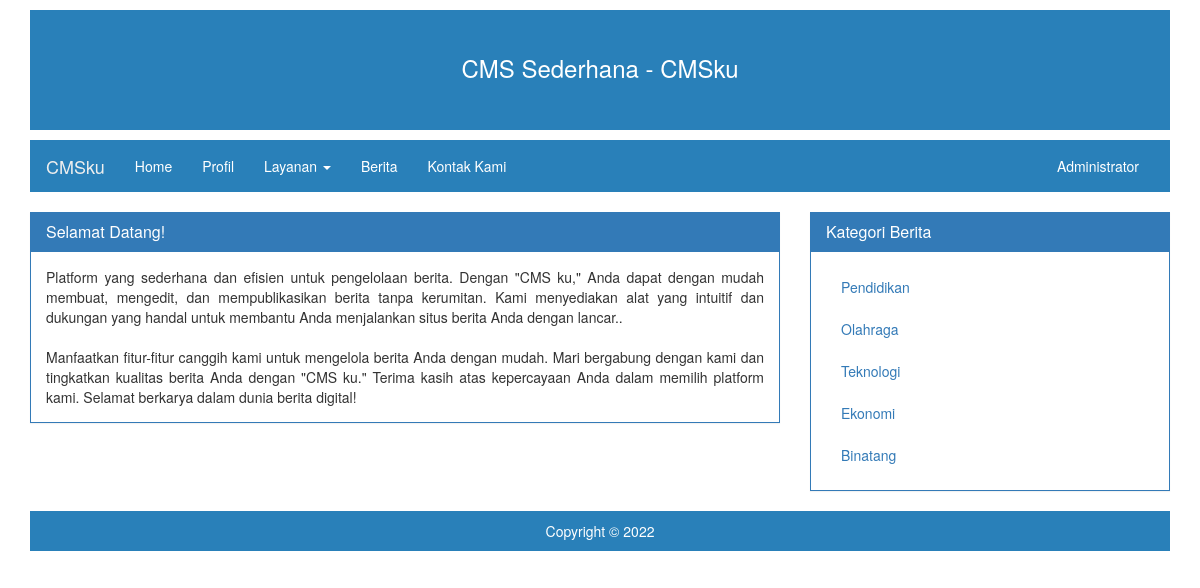
The page / on the database its author committed.
### tables this page shows
CREATE TABLE `halaman` (
  `id` int(5) NOT NULL,
  `judul` varchar(200) NOT NULL,
  `isi` text NOT NULL
);

CREATE TABLE `kategori` (
  `id` int(5) NOT NULL,
  `nm_kategori` varchar(50) NOT NULL
);

### index.php (the view, shortened to what this page needs)
<?php
  include "./inc/config.php";
?>
<!DOCTYPE html>
<html lang="en">
<head>
    <link href="assets/css/bootstrap.min.css" rel="stylesheet">
    <link href="assets/style.css" rel="stylesheet">
</head>
<body>
<div class="container">
    <div class="header">
        <h3>CMS Sederhana - CMSku</h3>
    </div>
    <nav class="navbar navbar-custom">
        <div class="container-fluid">
            <div class="navbar-header">
                <a class="navbar-brand" href="#">CMSku</a>
            </div>
            <div id="navbar" class="navbar-collapse collapse">
                <ul class="nav navbar-nav">
                    <li><a href="./">Home</a></li>
                    <li><a href="./?hal=profil">Profil</a></li>
                    <li class="dropdown">
                        <a href="#" class="dropdown-toggle" data-toggle="dropdown" role="button" aria-haspopup="true" aria-expanded="false">Layanan <span class="caret"></span></a>
                    </li>
                    <li><a href="./?hal=berita">Berita</a></li>
                    <li><a href="./?hal=kontak">Kontak Kami</a></li>
                </ul>
                <ul class="nav navbar-nav navbar-right">
                    <li><a href="./admin/">Administrator</a></li>
                </ul>
            </div>
        </div>
    </nav>
    <div class="row">
        <div class="col-md-8">
            <?php
            if (isset($_GET['hal'])) {
                if ($_GET['hal'] == 'profil') {
                    $sql = mysqli_query($mysqli, "SELECT * FROM halaman WHERE id='1'");
                    $hal = mysqli_fetch_array($sql);
                    if ($hal) {
                        ?>
                        <div class="panel panel-primary">
                            <div class="panel-heading">
                                <h3 class="panel-title"><?php echo $hal['judul']; ?></h3>
                            </div>
                            <div class="panel-body" style="text-align: justify;">
                                <?php echo $hal['isi']; ?>
                            </div>
                        </div>
                        <?php
                    }
                } elseif ($_GET['hal'] == 'layanan-web') {
                    $sql = mysqli_query($mysqli, "SELECT * FROM halaman WHERE id='2'");
                    $hal = mysqli_fetch_array($sql);
                    if ($hal) {
                        ?>
                        <div class="panel panel-primary">
                            <div class="panel-heading">
                                <h3 class="panel-title"><?php echo $hal['judul']; ?></h3>
                            </div>
                            <div class="panel-body" style="text-align: justify;">
                                <?php echo $hal['isi']; ?>
                            </div>
                        </div>
                        <?php
                    }
                } elseif ($_GET['hal'] == 'layanan-company-profile') {
                    $sql = mysqli_query($mysqli, "SELECT * FROM halaman WHERE id='3'");
                    $hal = mysqli_fetch_array($sql);
                    if ($hal) {
                        ?>
                        <div class="panel panel-primary">
                            <div class="panel-heading">
                                <h3 class="panel-title"><?php echo $hal['judul']; ?></h3>
                            </div>
                            <div class="panel-body" style="text-align: justify;">
                                <?php echo $hal['isi']; ?>
                            </div>
                        </div>
                        <?php
                    }
                } elseif ($_GET['hal'] == 'layanan-training') {
                    $sql = mysqli_query($mysqli, "SELECT * FROM halaman WHERE id='4'");
                    $hal = mysqli_fetch_array($sql);
                    if ($hal) {
                        ?>
                        <div class="panel panel-primary">
                            <div class="panel-heading">
                                <h3 class="panel-title"><?php echo $hal['judul']; ?></h3>
                            </div>
                            <div class="panel-body" style="text-align: justify;">
                                <?php echo $hal['isi']; ?>
                            </div>
                        </div>
                        <?php
                    }
                } elseif ($_GET['hal'] == 'kontak') {
                    $sql = mysqli_query($mysqli, "SELECT * FROM halaman WHERE id='5'");
                    $hal = mysqli_fetch_array($sql);
                    if ($hal) {
                        ?>
                        <div class="panel panel-primary">
                            <div class="panel-heading">
                                <h3 class="panel-title"><?php echo $hal['judul']; ?></h3>
                            </div>
                            <div class="panel-body" style="text-align: justify;">
                                <?php echo $hal['isi']; ?>
                            </div>
                        </div>
                        <?php
                    }
                } elseif ($_GET['hal']=='berita') {
                  include "hal_berita.php";
                }
            } else {
                $sql = mysqli_query($mysqli, "SELECT * FROM halaman WHERE id='6'");
                $hal = mysqli_fetch_array($sql);
                if ($hal) {
                    ?>
                    <div class="panel panel-primary">
                        <div class="panel-heading">
                            <h3 class="panel-title"><?php echo $hal['judul']; ?></h3>
                        </div>
                        <div class="panel-body" style="text-align: justify;">
                            <?php echo $hal['isi']; ?>
                        </div>
                    </div>
                    <?php
                } else {
                    echo "Halaman tidak ditemukan";
                }
            }
            ?>
        </div>
        <div class="col-md-4">
            <div class="panel panel-primary">
                <div class="panel-heading">
                    <h3 class="panel-title">Kategori Berita</h3>
                </div>
                <div class="panel-body" style="text-align: justify;">
                    <ul class="nav nav-pills nav-stacked">
                        <?php
                        $sqlKategori = mysqli_query($mysqli, "SELECT id, nm_kategori FROM kategori");
                        while ($k = mysqli_fetch_array($sqlKategori)) {
                            ?>
                            <li>
                                <a href="./?hal=berita&ktg=<?php echo $k['id']; ?>">
                                    <?php echo $k['nm_kategori']; ?></a>
                            </li>
                            <?php
                        }
                        ?>
                    </ul>
                </div>
            </div>
        </div>
    </div>
    <div class="footer" style="margin-bottom: 10px;">
        <center>Copyright &copy; 2022</center>
    </div>
</div>
</body>
</html>

### assets/style.css (style rules this page uses)
body { padding-top: 10px; }
.header { height: 120px; background-color: #2980b9; margin-bottom: 10px; text-align: center; padding-top: 25px; border-radius: 0; color: #fff; }
.footer { padding: 10px; background-color: #2980b9; border-radius: 0; color: #fff; margin-bottom: 10px; }
.navbar-custom { background-color: #2980b9; color: #fff; border-radius: 0; }
.navbar-custom .navbar-nav > li > a { color: #fff; }
.navbar-custom .navbar-brand { color: #eee; }
.panel { border-radius: 0; }
.panel-heading { border-radius: 0; }

### rows shown on the page
halaman: judul "Selamat Datang!", isi "Platform yang sederhana dan efisien untuk pengelolaan berita. Dengan \"CMS ku,\" Anda dapat dengan mudah membuat, mengedit, dan mempublikasikan berita tanpa kerumitan. Kami menyediakan alat yang intuitif dan dukungan yang handal untuk membantu Anda menjalankan situs berita Anda dengan lancar.. Manfaatkan fitur-fitur canggih kami untuk mengelola berita Anda dengan mudah. Mari bergabung dengan kami dan tingkatkan kualitas berita Anda dengan \"CMS ku.\" Terima kasih atas kepercayaan Anda dalam memilih platform kami. Selamat berkarya dalam dunia berita digital!"
kategori: nm_kategori "Pendidikan"
kategori: nm_kategori "Olahraga"
kategori: nm_kategori "Teknologi"
kategori: nm_kategori "Ekonomi"
kategori: nm_kategori "Binatang"
